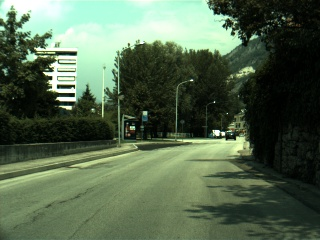
//> input picture Ejercicio1/Ejercicio1/img/1.jpg, 320 x 240 px
$ ./main   (built with g++ and OpenCV 4)
//> lines starting //> are read from the running program, lines starting //| are printed output that depends on the picture
/**
 * @file compareHist_Demo.cpp
 * @brief Sample code to use the function compareHist
 * @author OpenCV team
 */

//#include "opencv2/imgcodecs.hpp"
#include "opencv2/highgui/highgui.hpp"
#include "opencv2/imgproc/imgproc.hpp"
#include <iostream>
#include <stdio.h>

using namespace std;
using namespace cv;

/**
 * @function main
 */
int main( int argc, char** argv )
{
    Mat src_base, hsv_base;
    Mat src_test1, hsv_test1;
    Mat src_test2, hsv_test2;
    Mat hsv_half_down;
    char imagen1[] = "/home/mrc/ProyectosQt/Guda/Ejercicio1/Ejercicio1/img/1.jpg";

// [6 lines of commented-out code are left out]

    src_base = imread( imagen1, 1 );
//> src_base is the input picture: 240 rows x 320 cols, CV_8UC3; mean B, G, R 77.8, 102.3, 83.6
    src_test1 = imread( imagen1, 1 );
    src_test2 = imread( imagen1, 1 );

    /// Convert to HSV
    cvtColor( src_base, hsv_base, COLOR_BGR2HSV );
//> hsv_base: 240 rows x 320 cols, CV_8UC3; mean H, S, V 53.7, 99.4, 102.4
    cvtColor( src_test1, hsv_test1, COLOR_BGR2HSV );
    cvtColor( src_test2, hsv_test2, COLOR_BGR2HSV );

    hsv_half_down = hsv_base( Range( hsv_base.rows/2, hsv_base.rows - 1 ), Range( 0, hsv_base.cols - 1 ) );
//> hsv_half_down: 119 rows x 319 cols, CV_8UC3; mean H, S, V 50.3, 92.4, 95.4

    /// Using 50 bins for hue and 60 for saturation
    int h_bins = 50; int s_bins = 60;
    int histSize[] = { h_bins, s_bins };

    // hue varies from 0 to 179, saturation from 0 to 255
    float h_ranges[] = { 0, 180 };
    float s_ranges[] = { 0, 256 };

    const float* ranges[] = { h_ranges, s_ranges };

    // Use the o-th and 1-st channels
    int channels[] = { 0, 1 };


    /// Histograms
    MatND hist_base;
    MatND hist_half_down;
    MatND hist_test1;
    MatND hist_test2;

    /// Calculate the histograms for the HSV images
    calcHist( &hsv_base, 1, channels, Mat(), hist_base, 2, histSize, ranges, true, false );
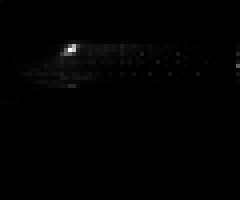
//> hist_base: 50 rows x 60 cols, CV_32FC1 (shown 4 times larger); min 0, max 3959, mean 25.6; drawn with min black and max white
    normalize( hist_base, hist_base, 0, 1, NORM_MINMAX, -1, Mat() );

    calcHist( &hsv_half_down, 1, channels, Mat(), hist_half_down, 2, histSize, ranges, true, false );
    normalize( hist_half_down, hist_half_down, 0, 1, NORM_MINMAX, -1, Mat() );

    calcHist( &hsv_test1, 1, channels, Mat(), hist_test1, 2, histSize, ranges, true, false );
    normalize( hist_test1, hist_test1, 0, 1, NORM_MINMAX, -1, Mat() );

    calcHist( &hsv_test2, 1, channels, Mat(), hist_test2, 2, histSize, ranges, true, false );
    normalize( hist_test2, hist_test2, 0, 1, NORM_MINMAX, -1, Mat() );

    /// Apply the histogram comparison methods
    for( int i = 0; i < 4; i++ )
    {
        int compare_method = i;
        double base_base = compareHist( hist_base, hist_base, compare_method );
        double base_half = compareHist( hist_base, hist_half_down, compare_method );
        double base_test1 = compareHist( hist_base, hist_test1, compare_method );
        double base_test2 = compareHist( hist_base, hist_test2, compare_method );

        printf( " Method [%d] Perfect, Base-Half, Base-Test(1), Base-Test(2) : %f, %f, %f, %f \n", i, base_base, base_half , base_test1, base_test2 );
    }
//> this loop made 4 passes
//> (base_base, base_half, base_test1, base_test2) on passes 1 to 4: (1, 0.944, 1, 1), (0, 7.31, 0, 0), (19.4, 9.71, 19.4, 19.4), (0, 0.315, 0, 0)
//|  Method [0] Perfect, Base-Half, Base-Test(1), Base-Test(2) : 1.000000, 0.944381, 1.000000, 1.000000
//|  Method [1] Perfect, Base-Half, Base-Test(1), Base-Test(2) : 0.000000, 7.314271, 0.000000, 0.000000
//|  Method [2] Perfect, Base-Half, Base-Test(1), Base-Test(2) : 19.398838, 9.713196, 19.398838, 19.398838
//|  Method [3] Perfect, Base-Half, Base-Test(1), Base-Test(2) : 0.000000, 0.315295, 0.000000, 0.000000

    printf( "Done \n" );

    return 0;
}

$ run again, with Ejercicio1/Ejercicio1/img/corte.jpg copied over Ejercicio1/Ejercicio1/img/1.jpg
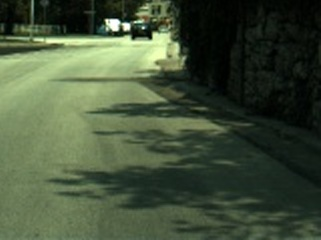
//> input picture Ejercicio1/Ejercicio1/img/corte.jpg, 321 x 240 px
//> src_base is the input picture: 240 rows x 321 cols, CV_8UC3; mean B, G, R 57.6, 81.8, 67.9
//> hsv_base: 240 rows x 321 cols, CV_8UC3; mean H, S, V 53.4, 94.2, 81.8
//> hsv_half_down: 119 rows x 320 cols, CV_8UC3; mean H, S, V 54.3, 79, 83.9
//> `calcHist( &hsv_base, 1, channels, Mat(), hist_base, 2, histSize, range..`:
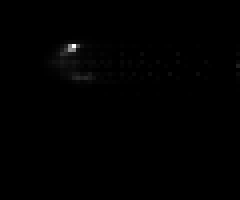
//> hist_base: 50 rows x 60 cols, CV_32FC1 (shown 4 times larger); min 0, max 7176, mean 25.7; drawn with min black and max white
//> `normalize( hist_half_down, hist_half_down, 0, 1, NORM_MINMAX, -1, Mat(..`:
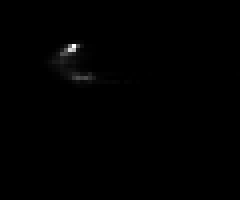
//> hist_half_down: 50 rows x 60 cols, CV_32FC1 (shown 4 times larger); min 0, max 1, mean 0.00362
//> the loop `for( int i = 0; i < 4; i++ )` made 4 passes
//> (base_base, base_half, base_test1, base_test2) on passes 1 to 4: (1, 0.958, 1, 1), (0, 3.93, 0, 0), (10.74, 8.1, 10.74, 10.74), (0, 0.312, 0, 0)
//> (printed output is left out)
